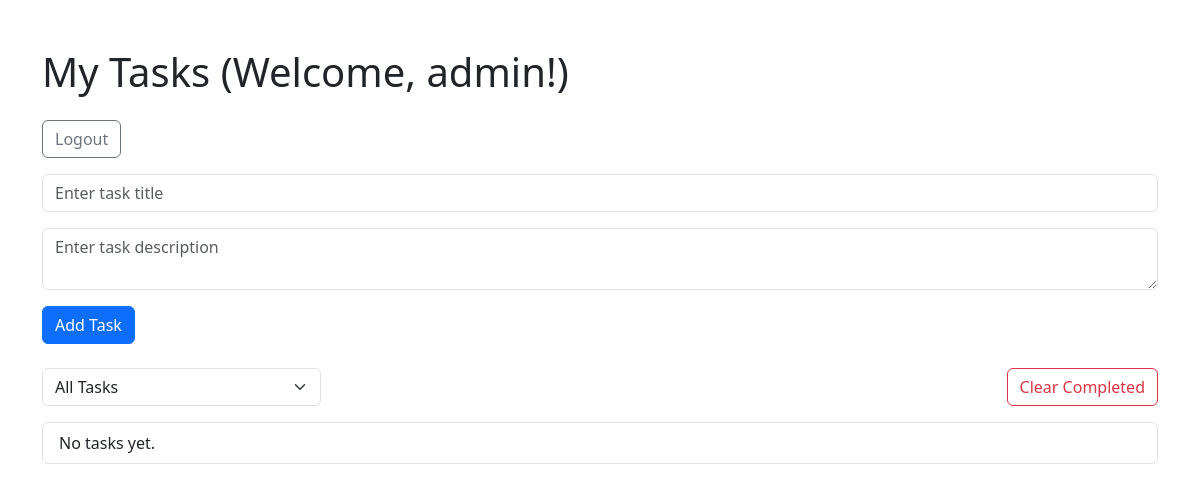
Page / (signed in) on the earlier database version.
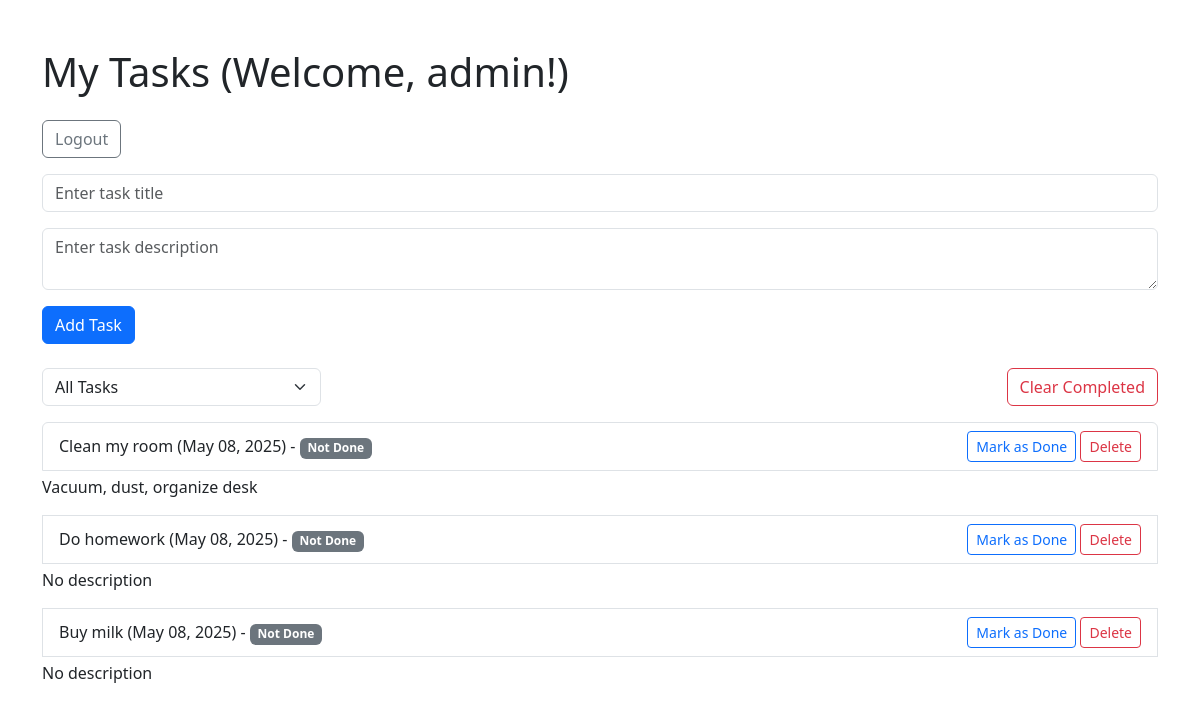
Same page on the later database version.
### tasks/models.py (models this page shows, shortened)
class Task(models.Model):
    user = models.ForeignKey(User, on_delete=models.CASCADE)
    title = models.CharField(max_length=200)
    description = models.TextField(blank=True)
    created_at = models.DateTimeField(auto_now_add=True)
    completed = models.BooleanField(default=False)

### tasks/views.py (the view, shortened to what this page needs)
# urls.py: path("", views.task_list, name="task_list"),
@login_required
def task_list(request):
    tasks = Task.objects.filter(user=request.user)
    filter_type = request.GET.get("filter", "all")
    if filter_type == "completed":
        tasks = tasks.filter(completed=True)
    elif filter_type == "not_completed":
        tasks = tasks.filter(completed=False)
    tasks = tasks.order_by("-created_at")
    return render(
        request, "tasks/task_list.html", {"tasks": tasks, "filter_type": filter_type}
    )

### tasks/templates/tasks/task_list.html (shortened to what this page needs)
<!DOCTYPE html>
<html lang="en">
<head>
    <link href="https://cdn.jsdelivr.net/npm/bootstrap@5.3.6/dist/css/bootstrap.min.css" rel="stylesheet">
</head>
<body>
    <div class="container mt-5">
        <h1 class="mb-4">My Tasks (Welcome, {{ request.user.username }}!)</h1>
        <form method="post" action="{% url 'logout' %}" class="mb-3">
            <button type="submit" class="btn btn-outline-secondary">Logout</button>
        </form>
        <form method="post" class="mb-4">
            <div class="mb-3">
                <input type="text" name="title" placeholder="Enter task title" class="form-control">
            </div>
            <div class="mb-3">
                <textarea name="description" placeholder="Enter task description" class="form-control"></textarea>
            </div>
            <button type="submit" class="btn btn-primary">Add Task</button>
        </form>
        <div class="mb-3 d-flex justify-content-between">
            <form method="get" class="w-25">
                <select name="filter" class="form-select" onchange="this.form.submit()">
                    <option value="all" {% if filter_type == 'all' %}selected{% endif %}>All Tasks</option>
                </select>
            </form>
            <form method="post" action="{% url 'clear_completed' %}" onsubmit="return confirm('Are you sure you want to delete all completed tasks?');">
                <button type="submit" class="btn btn-outline-danger">Clear Completed</button>
            </form>
        </div>
        <ul class="list-group">
            {% for task in tasks %}
                <li class="list-group-item d-flex justify-content-between align-items-center {% if task.completed %}text-decoration-line-through{% endif %}">
                    <div>
                        {{ task.title }} ({{ task.created_at|date:"F d, Y" }}) -
                        {% if task.completed %}
                            <span class="badge bg-success">Done</span>
                        {% else %}
                            <span class="badge bg-secondary">Not Done</span>
                        {% endif %}
                    </div>
                    <div>
                        <form method="post" action="{% url 'toggle_task' task.id %}" style="display: inline;">
                            <button type="submit" class="btn btn-sm btn-outline-primary">{% if not task.completed %}Mark as Done{% else %}Mark as Not Done{% endif %}</button>
                        </form>
                        <form method="post" action="{% url 'delete_task' task.id %}" style="display: inline;">
                            <button type="submit" class="btn btn-sm btn-outline-danger">Delete</button>
                        </form>
                    </div>
                </li>
                <p class="mt-1">{% if task.description %}{{ task.description }}{% else %}No description{% endif %}</p>
            {% empty %}
                <li class="list-group-item">No tasks yet.</li>
            {% endfor %}
        </ul>
    </div>
</body>
</html>

Differences in the rows shown:
added Task: title "Clean my room", created_at "May 08, 2025", completed "Not Done", description "Vacuum, dust, organize desk"
added Task: title "Do homework", created_at "May 08, 2025", completed "Not Done", description "No description"
added Task: title "Buy milk", created_at "May 08, 2025", completed "Not Done", description "No description"
Other differences:
text no longer shown: "No tasks yet."
